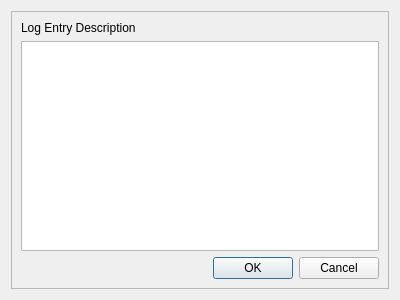
<?xml version="1.0" encoding="UTF-8"?>
<ui version="4.0">
 <class>Dialog</class>
 <widget class="QDialog" name="Dialog">
  <property name="geometry">
   <rect>
    <x>0</x>
    <y>0</y>
    <width>400</width>
    <height>300</height>
   </rect>
  </property>
  <property name="windowTitle">
   <string>Dialog</string>
  </property>
  <layout class="QGridLayout" name="gridLayout">
   <item row="1" column="0">
    <widget class="QFrame" name="frame">
     <property name="frameShape">
      <enum>QFrame::StyledPanel</enum>
     </property>
     <property name="frameShadow">
      <enum>QFrame::Raised</enum>
     </property>
     <layout class="QGridLayout" name="gridLayout_2">
      <item row="1" column="0">
       <widget class="QPlainTextEdit" name="plainTextEdit"/>
      </item>
      <item row="2" column="0">
       <layout class="QHBoxLayout" name="horizontalLayout">
        <item>
         <widget class="QDialogButtonBox" name="buttonBox">
          <property name="orientation">
           <enum>Qt::Horizontal</enum>
          </property>
          <property name="standardButtons">
           <set>QDialogButtonBox::Cancel|QDialogButtonBox::Ok</set>
          </property>
         </widget>
        </item>
       </layout>
      </item>
      <item row="0" column="0">
       <widget class="QLabel" name="label">
        <property name="text">
         <string>Log Entry Description</string>
        </property>
       </widget>
      </item>
     </layout>
    </widget>
   </item>
  </layout>
 </widget>
 <resources/>
 <connections>
  <connection>
   <sender>buttonBox</sender>
   <signal>accepted()</signal>
   <receiver>Dialog</receiver>
   <slot>accept()</slot>
   <hints>
    <hint type="sourcelabel">
     <x>248</x>
     <y>254</y>
    </hint>
    <hint type="destinationlabel">
     <x>157</x>
     <y>274</y>
    </hint>
   </hints>
  </connection>
  <connection>
   <sender>buttonBox</sender>
   <signal>rejected()</signal>
   <receiver>Dialog</receiver>
   <slot>reject()</slot>
   <hints>
    <hint type="sourcelabel">
     <x>316</x>
     <y>260</y>
    </hint>
    <hint type="destinationlabel">
     <x>286</x>
     <y>274</y>
    </hint>
   </hints>
  </connection>
 </connections>
</ui>
